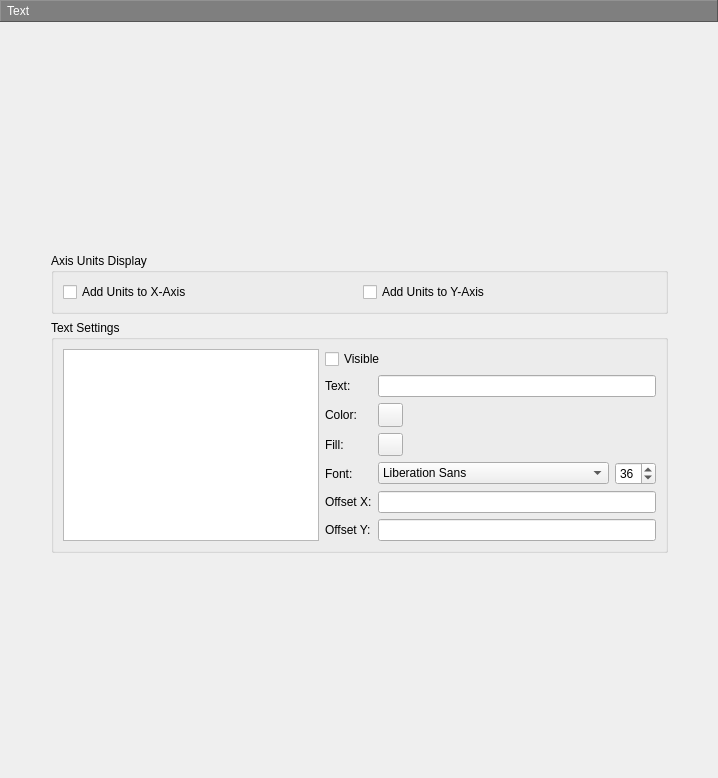
       <widget class="QWidget" name="page_4">
        <layout class="QGridLayout" name="gridLayout_11">
         <property name="leftMargin">
          <number>0</number>
         </property>
         <property name="topMargin">
          <number>0</number>
         </property>
         <property name="rightMargin">
          <number>0</number>
         </property>
         <property name="bottomMargin">
          <number>0</number>
         </property>
         <item row="2" column="0">
          <spacer name="horizontalSpacer_12">
           <property name="orientation">
            <enum>Qt::Horizontal</enum>
           </property>
           <property name="sizeHint" stdset="0">
            <size>
             <width>45</width>
             <height>20</height>
            </size>
           </property>
          </spacer>
         </item>
         <item row="3" column="2">
          <spacer name="verticalSpacer_7">
           <property name="orientation">
            <enum>Qt::Vertical</enum>
           </property>
           <property name="sizeHint" stdset="0">
            <size>
             <width>17</width>
             <height>225</height>
            </size>
           </property>
          </spacer>
         </item>
         <item row="2" column="1" colspan="2">
          <layout class="QVBoxLayout" name="verticalLayout_16">
           <item>
            <widget class="QGroupBox" name="groupBox_6">
             <property name="title">
              <string>Axis Units Display</string>
             </property>
             <layout class="QHBoxLayout" name="horizontalLayout_21">
              <item>
               <widget class="QCheckBox" name="checkBox_12">
                <property name="text">
                 <string>Add Units to X-Axis</string>
                </property>
               </widget>
              </item>
              <item>
               <widget class="QCheckBox" name="checkBox_13">
                <property name="text">
                 <string>Add Units to Y-Axis</string>
                </property>
               </widget>
              </item>
             </layout>
            </widget>
           </item>
           <item>
            <widget class="QGroupBox" name="groupBox_13">
             <property name="title">
              <string>Text Settings</string>
             </property>
             <layout class="QHBoxLayout" name="horizontalLayout_15">
              <item>
               <widget class="QListWidget" name="listWidget"/>
              </item>
              <item>
               <layout class="QGridLayout" name="gridLayout_10">
                <item row="4" column="1" colspan="2">
                 <widget class="QFontComboBox" name="fontComboBox_2">
                  <property name="editable">
                   <bool>false</bool>
                  </property>
                 </widget>
                </item>
                <item row="2" column="0">
                 <widget class="QLabel" name="label_42">
                  <property name="text">
                   <string>Color:</string>
                  </property>
                 </widget>
                </item>
                <item row="3" column="1">
                 <widget class="ColorButton" name="pushButton_23">
                  <property name="maximumSize">
                   <size>
                    <width>25</width>
                    <height>25</height>
                   </size>
                  </property>
                  <property name="text">
                   <string/>
                  </property>
                 </widget>
                </item>
                <item row="2" column="1">
                 <widget class="ColorButton" name="pushButton_22">
                  <property name="maximumSize">
                   <size>
                    <width>25</width>
                    <height>25</height>
                   </size>
                  </property>
                  <property name="text">
                   <string/>
                  </property>
                 </widget>
                </item>
                <item row="2" column="2">
                 <spacer name="horizontalSpacer_10">
                  <property name="orientation">
                   <enum>Qt::Horizontal</enum>
                  </property>
                  <property name="sizeHint" stdset="0">
                   <size>
                    <width>40</width>
                    <height>20</height>
                   </size>
                  </property>
                 </spacer>
                </item>
                <item row="5" column="0">
                 <widget class="QLabel" name="label_45">
                  <property name="text">
                   <string>Offset X:</string>
                  </property>
                 </widget>
                </item>
                <item row="3" column="2">
                 <spacer name="horizontalSpacer_11">
                  <property name="orientation">
                   <enum>Qt::Horizontal</enum>
                  </property>
                  <property name="sizeHint" stdset="0">
                   <size>
                    <width>40</width>
                    <height>20</height>
                   </size>
                  </property>
                 </spacer>
                </item>
                <item row="3" column="0">
                 <widget class="QLabel" name="label_43">
                  <property name="text">
                   <string>Fill: </string>
                  </property>
                 </widget>
                </item>
                <item row="0" column="0" colspan="2">
                 <widget class="QCheckBox" name="checkBox_14">
                  <property name="text">
                   <string>Visible</string>
                  </property>
                 </widget>
                </item>
                <item row="5" column="1" colspan="3">
                 <widget class="QLineEdit" name="lineEdit_29"/>
                </item>
                <item row="4" column="0">
                 <widget class="QLabel" name="label_47">
                  <property name="text">
                   <string>Font:</string>
                  </property>
                 </widget>
                </item>
                <item row="1" column="1" colspan="3">
                 <widget class="QLineEdit" name="lineEdit_26"/>
                </item>
                <item row="1" column="0">
                 <widget class="QLabel" name="label_41">
                  <property name="text">
                   <string>Text:</string>
                  </property>
                 </widget>
                </item>
                <item row="6" column="0">
                 <widget class="QLabel" name="label_46">
                  <property name="text">
                   <string>Offset Y:</string>
                  </property>
                 </widget>
                </item>
                <item row="6" column="1" colspan="3">
                 <widget class="QLineEdit" name="lineEdit_30"/>
                </item>
                <item row="4" column="3">
                 <widget class="QSpinBox" name="spinBox_FontSize">
                  <property name="value">
                   <number>36</number>
                  </property>
                 </widget>
                </item>
               </layout>
              </item>
             </layout>
            </widget>
           </item>
          </layout>
         </item>
         <item row="2" column="3">
          <spacer name="horizontalSpacer_13">
           <property name="orientation">
            <enum>Qt::Horizontal</enum>
           </property>
           <property name="sizeHint" stdset="0">
            <size>
             <width>44</width>
             <height>20</height>
            </size>
           </property>
          </spacer>
         </item>
         <item row="1" column="1">
          <spacer name="verticalSpacer_6">
           <property name="orientation">
            <enum>Qt::Vertical</enum>
           </property>
           <property name="sizeHint" stdset="0">
            <size>
             <width>17</width>
             <height>225</height>
            </size>
           </property>
          </spacer>
         </item>
         <item row="0" column="0" colspan="4">
          <widget class="QLabel" name="label_166">
           <property name="minimumSize">
            <size>
             <width>0</width>
             <height>22</height>
            </size>
           </property>
           <property name="styleSheet">
            <string notr="true">background-color: rgb(127, 127, 127);
color: rgb(255, 255, 255);</string>
           </property>
           <property name="frameShape">
            <enum>QFrame::Panel</enum>
           </property>
           <property name="frameShadow">
            <enum>QFrame::Raised</enum>
           </property>
           <property name="text">
            <string> Text</string>
           </property>
          </widget>
         </item>
        </layout>
       </widget>
